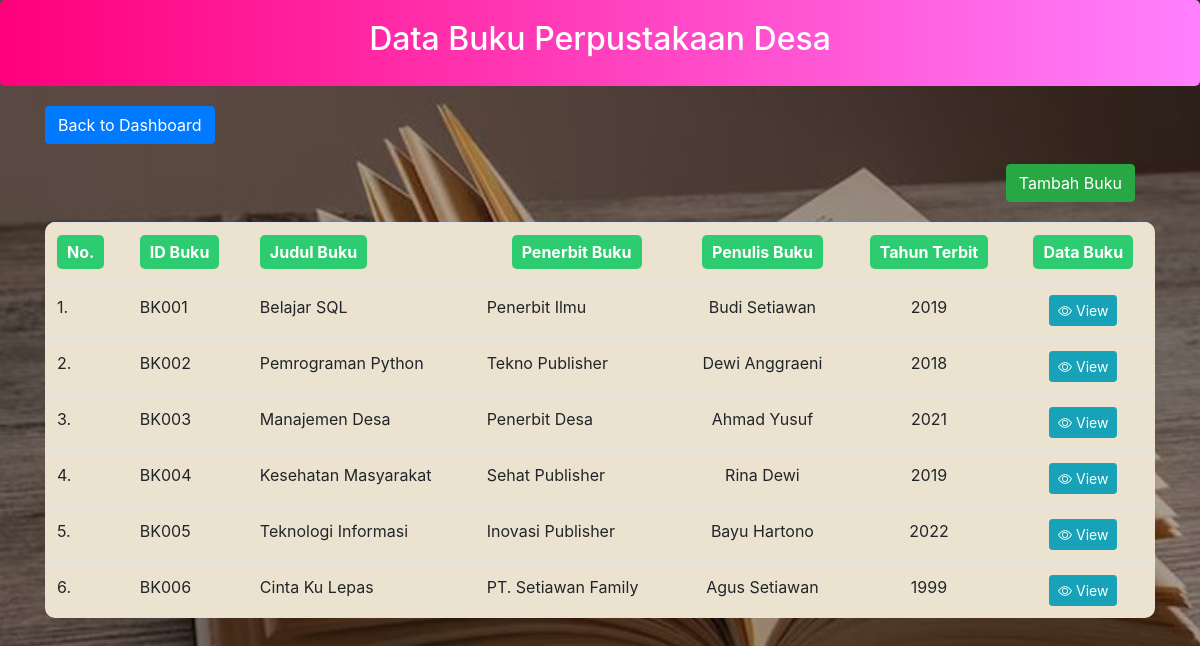
/LDperpus/buku/index.php, run on the app's committed database.
### tables this page shows
CREATE TABLE `buku_perpus` (
  `id_buku` varchar(20) NOT NULL,
  `judul_buku` varchar(100) DEFAULT NULL,
  `penerbit_buku` varchar(100) DEFAULT NULL,
  `penulis_buku` varchar(100) DEFAULT NULL,
  `tahun_terbit` year(4) DEFAULT NULL
);

### LDperpus/buku/index.php (the view, shortened to what this page needs)
<!DOCTYPE html>
<html>
<head>
    <link rel="stylesheet" href="../../bootstrap/css/bootstrap.min.css">
    <link rel="stylesheet" href="https://cdn.jsdelivr.net/npm/bootstrap-icons@1.9.1/font/bootstrap-icons.css">
</head>
<body>
    <div class="header-gradient">
        <h2>Data Buku Perpustakaan Desa</h2>
    </div>
    <div class="container">
        <div class="back-btn">
                    <a href="../dashboard.php" class="btn btn-primary">Back to Dashboard</a>
                </div>
        <button
            type="button"
            class="btn btn-success float-right"
            style="margin: 20px"
            onclick="location.href='create.php'"
        >
            Tambah Buku
        </button>
        <?php
        require 'koneksi.php';
        $sort_column = isset($_GET['sort_column']) ? $_GET['sort_column'] : 'id_buku';
        $sort_order = isset($_GET['sort_order']) ? $_GET['sort_order'] : 'ASC';
        $new_sort_order = ($sort_order == 'ASC') ? 'DESC' : 'ASC';
        $query = "SELECT * FROM buku_perpus ORDER BY $sort_column $sort_order";
        $hasil = mysqli_query($conn, $query);
        ?>
        <table class="table table-hover">
            <thead>
                <tr>
                    <th scope="col" style="color: white;">
                        <a class="judultabel">No.</a>
                    </th>
                    <th scope="col">
                        <a href="?sort_column=id_buku&sort_order=<?php echo $new_sort_order; ?>" class="sort-link">ID Buku</a>
                    </th>
                    <th scope="col">
                        <a href="?sort_column=judul_buku&sort_order=<?php echo $new_sort_order; ?>" class="sort-link">Judul Buku</a>
                    </th>
                    <th scope="col" style="text-align: center;">
                        <a href="?sort_column=penerbit_buku&sort_order=<?php echo $new_sort_order; ?>" class="sort-link">Penerbit Buku</a>
                    </th>
                    <th scope="col" style="text-align: center;">
                        <a href="?sort_column=penulis_buku&sort_order=<?php echo $new_sort_order; ?>" class="sort-link">Penulis Buku</a>
                    </th>
                    <th scope="col" style="text-align: center;">
                        <a href="?sort_column=tahun_terbit&sort_order=<?php echo $new_sort_order; ?>" class="sort-link">Tahun Terbit</a>
                    </th>
                    <th scope="col" style="text-align: center; color: white;">
                        <a class="judultabel">Data Buku</a>
                    </th>
                </tr>
            </thead>
            <tbody>
                <?php
                $no = 1;
                while ($data = mysqli_fetch_array($hasil)) {
                    echo "<tr>";
                    echo "<td>" . $no . ".</td>";
                    echo "<td>" . $data['id_buku'] . "</td>";
                    echo "<td>" . $data['judul_buku'] . "</td>";
                    echo "<td>" . $data['penerbit_buku'] . "</td>";
                    echo "<td style='text-align: center;'>" . $data['penulis_buku'] . "</td>";
                    echo "<td style='text-align: center;'>" . $data['tahun_terbit'] . "</td>";
                    echo "<td style='text-align: center;'>
                            <a href='view.php?id_buku=" . $data['id_buku'] . "' class='btn btn-info btn-sm' title='view'>
                                <i class='bi bi-eye'></i> View
                            </a>
                          </td>";
                    echo "</tr>";
                    $no++;
                }
                ?>
            </tbody>
        </table>
    </div>
</body>
</html>

### LDperpus/buku/index.php (style rules this page uses)
body { background: linear-gradient(rgba(0, 0, 0, 0.3), rgba(0, 0, 0, 0.3)), url('../images/perpus.jpg'); background-size: cover; background-position: center; background-attachment: fixed; color: white; height: 100vh; margin: 0; display: flex; flex-direction: column; }
.header-gradient { background: linear-gradient(90deg, #ff007b, #ff80ff); color: white; padding: 20px; margin-bottom: 20px; border-radius: 5px; text-align: center; }
table { background-color: #ECE2D0; border-collapse: collapse; border-radius: 10px; overflow: hidden; }
.judultabel { color: white; background-color: #2ecc71; padding: 5px 10px; border-radius: 5px; text-decoration: none; display: inline-block; text-align: center; }
.sort-link { color: white; background-color: #2ecc71; padding: 5px 10px; border-radius: 5px; text-decoration: none; display: inline-block; text-align: center; }

### data on the page
buku_perpus: id_buku "BK001", judul_buku "Belajar SQL", penerbit_buku "Penerbit Ilmu", penulis_buku "Budi Setiawan", tahun_terbit "2019"
buku_perpus: id_buku "BK002", judul_buku "Pemrograman Python", penerbit_buku "Tekno Publisher", penulis_buku "Dewi Anggraeni", tahun_terbit "2018"
buku_perpus: id_buku "BK003", judul_buku "Manajemen Desa", penerbit_buku "Penerbit Desa", penulis_buku "Ahmad Yusuf", tahun_terbit "2021"
buku_perpus: id_buku "BK004", judul_buku "Kesehatan Masyarakat", penerbit_buku "Sehat Publisher", penulis_buku "Rina Dewi", tahun_terbit "2019"
buku_perpus: id_buku "BK005", judul_buku "Teknologi Informasi", penerbit_buku "Inovasi Publisher", penulis_buku "Bayu Hartono", tahun_terbit "2022"
buku_perpus: id_buku "BK006", judul_buku "Cinta Ku Lepas", penerbit_buku "PT. Setiawan Family", penulis_buku "Agus Setiawan", tahun_terbit "1999"
